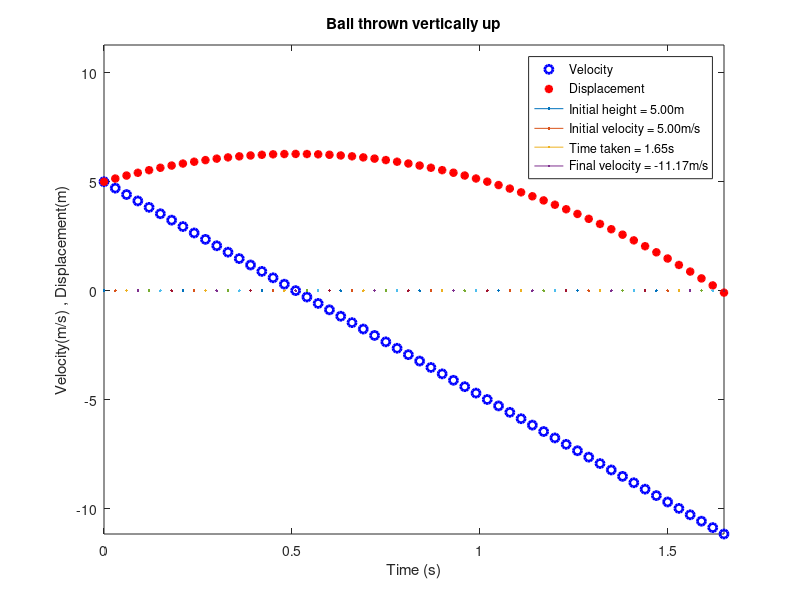

The MATLAB source for this figure:
clc; clear all;

%Ball thrown vertical up with a initial velocity
%---------------------
% inputs
height = input('Input height from where object is thrown in m: ');
u = input('Input initial velocity of the object in m/s: ');

%system data
t = 0:0.03:25; %time of simulation
g = -9.8; %gravitational force

%Calculations
vel = u + g*t; %velocity v=u+at
y = height + (u*t + 0.5*g*t.^2); %vertical displacement S=ut+0.5at^2

%----------Plotting the graph-------------------------

%to avoid ball going below horizontal reference
ground_cross = find(y<=0);
if height~=0
    ground = ground_cross(1);
else
    ground = ground_cross(2);
end
yaxis_max = max(max(vel),max(y));

figure(1)
set(gcf,'Name','Velocity and Displacement','Color','w')
plot(t(1:ground),vel(1:ground),'bo','LineWidth',2)
hold on;
plot(t(1:ground),y(1:ground),'r*','LineWidth',2)
hold on;

xlabel('Time (s)')
ylabel('Velocity(m/s) , Displacement(m)')
axis([0 t(ground) vel(ground) yaxis_max+5]) %to see the entire animation in still axis
title('Ball thrown vertically up')

plot(t(1:ground),0)
hold on;
plot(t(1:ground),0)
hold on;
plot(t(1:ground),0)
hold on;
plot(t(1:ground),0)
hold on;
txt1 = sprintf('Initial height = %.2fm',height);
txt2 = sprintf('Initial velocity = %.2fm/s',u);
txt3 = sprintf('Time taken = %.2fs',t(ground));
txt4 = sprintf('Final velocity = %.2fm/s',vel(ground));
legend('Velocity','Displacement',txt1,txt2,txt3,txt4);